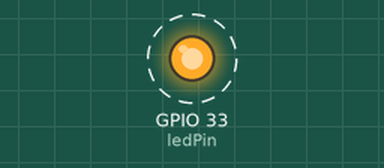
Recording of a program running on a simulated ESP32. On the bench: output pins drawn as LEDs (lit = HIGH). Dashed ring = blinking. WiFi joins after 1.5 s; servers stay silent unless stated.

Above: at 1.7 s.
Timing chart, 0 to 4.5 s (numbered marks = the images above):
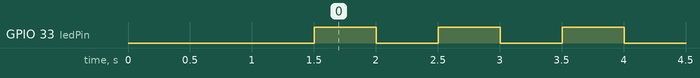

Measured:
- by itself, GPIO 33 (ledPin): alternates HIGH for 0.50 s and LOW for 0.50 s

The program:

main.cpp
```cpp
// ****************************************************************
// Sketch Esp32 Webserver Modular(Tab)
// created: Jens Fleischer, 2018-07-06
// last mod: Jens Fleischer, 2024-05-31
// For more information visit: https://fipsok.de
// ****************************************************************
// Hardware: Esp32
// Software: Esp32 Arduino Core 1.0.0 - 3.1.0
// Getestet auf: ESP32 NodeMCU-32s
/******************************************************************
  Copyright (c) 2018 Jens Fleischer. All rights reserved.

  This file is free software; you can redistribute it and/or
  modify it under the terms of the GNU Lesser General Public
  License as published by the Free Software Foundation; either
  version 2.1 of the License, or (at your option) any later version.
  This file is distributed in the hope that it will be useful,
  but WITHOUT ANY WARRANTY; without even the implied warranty of
  MERCHANTABILITY or FITNESS FOR A PARTICULAR PURPOSE.  See the GNU
  Lesser General Public License for more details.
*******************************************************************/
// Der WebServer Tab ist der Haupt Tab mit "setup" und "loop".
// #include <SPIFFS.h> bzw. #include <LittleFS.h> und #include <WebServer.h>
// müssen im Haupttab aufgerufen werden.
// "server.onNotFound()" darf nicht im Setup des ESP32 Webserver stehen.
// Inklusive Arduino OTA-Updates (Erfordert freien Flash-Speicher)
/**************************************************************************************/
#include <Arduino.h>
#include <WebServer.h>
#include <WiFi.h>
#include "my_preferences.h"

WebServer server(80); //
int ledPin = 33;
void setup(){
  Serial.begin(115200);
  pinMode(ledPin,OUTPUT);
  Wifi_Connect();
  server.begin();
}

void loop()
{
  digitalWrite(ledPin,HIGH);
  delay(500);
  digitalWrite(ledPin,LOW);
  delay(500);
}
```

my_preferences.h
```cpp
#include <ArduinoOTA.h>
void Wifi_Connect(){
  const char* ssid = "UPC0128016";             // Network name.
  const char* password = "c9zxScwDnndq";            // Password network.
  WiFi.mode(WIFI_STA);
  WiFi.begin(ssid, password);
  while (WiFi.waitForConnectResult() != WL_CONNECTED) {
    Serial.println("Connection Failed! Rebooting...");
    delay(5000);
    ESP.restart();
  }

}
void OtaConnect(){
  ArduinoOTA.setHostname("myEsp32");
  ArduinoOTA
    .onStart([]() {
      String type;
      if (ArduinoOTA.getCommand() == U_FLASH) {
        type = "sketch";
      } else {  // U_SPIFFS
        type = "filesystem";
      }
      Serial.println("Start updating " + type);
    })
    .onEnd([]() {
      Serial.println("\nEnd");
    })
    .onProgress([](unsigned int progress, unsigned int total) {
      Serial.printf("Progress: %u%%\r", (progress / (total / 100)));
    })
    .onError([](ota_error_t error) {
      Serial.printf("Error[%u]: ", error);
      if (error == OTA_AUTH_ERROR) {
        Serial.println("Auth Failed");
      } else if (error == OTA_BEGIN_ERROR) {
        Serial.println("Begin Failed");
      } else if (error == OTA_CONNECT_ERROR) {
        Serial.println("Connect Failed");
      } else if (error == OTA_RECEIVE_ERROR) {
        Serial.println("Receive Failed");
      } else if (error == OTA_END_ERROR) {
        Serial.println("End Failed");
      }
    });

  Serial.println("Ready");
  Serial.print("IP address: ");
  Serial.println(WiFi.localIP());
  ArduinoOTA.begin();

}
```
